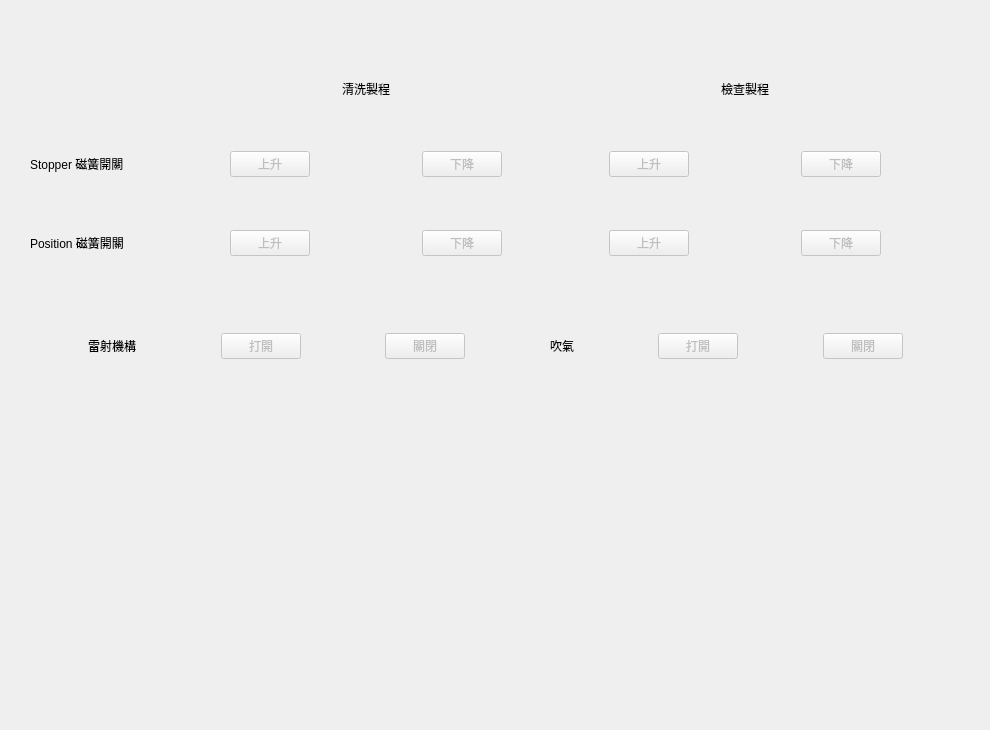
    <widget class="QWidget" name="tab_2">
     <attribute name="title">
      <string>手動控制</string>
     </attribute>
     <widget class="QWidget" name="horizontalLayoutWidget_7">
      <property name="geometry">
       <rect>
        <x>10</x>
        <y>10</y>
        <width>971</width>
        <height>41</height>
       </rect>
      </property>
      <layout class="QHBoxLayout" name="horizontalLayout_7">
       <item>
        <spacer name="verticalSpacer_11">
         <property name="orientation">
          <enum>Qt::Vertical</enum>
         </property>
         <property name="sizeHint" stdset="0">
          <size>
           <width>20</width>
           <height>40</height>
          </size>
         </property>
        </spacer>
       </item>
      </layout>
     </widget>
     <widget class="QWidget" name="gridLayoutWidget_2">
      <property name="geometry">
       <rect>
        <x>10</x>
        <y>60</y>
        <width>971</width>
        <height>196</height>
       </rect>
      </property>
      <layout class="QGridLayout" name="gridLayout_2">
       <item row="6" column="10">
        <widget class="QPushButton" name="check_fixed_position_CYL_down_btn">
         <property name="enabled">
          <bool>false</bool>
         </property>
         <property name="text">
          <string>下降</string>
         </property>
        </widget>
       </item>
       <item row="6" column="8">
        <widget class="QPushButton" name="check_fixed_position_CYL_up_btn">
         <property name="enabled">
          <bool>false</bool>
         </property>
         <property name="text">
          <string>上升</string>
         </property>
        </widget>
       </item>
       <item row="6" column="6">
        <widget class="QPushButton" name="clean_fixed_position_CYL_down_btn">
         <property name="enabled">
          <bool>false</bool>
         </property>
         <property name="text">
          <string>下降</string>
         </property>
        </widget>
       </item>
       <item row="4" column="4">
        <widget class="QPushButton" name="clean_stopper_cyl_up_btn">
         <property name="enabled">
          <bool>false</bool>
         </property>
         <property name="text">
          <string>上升</string>
         </property>
        </widget>
       </item>
       <item row="0" column="11">
        <spacer name="horizontalSpacer_18">
         <property name="orientation">
          <enum>Qt::Horizontal</enum>
         </property>
         <property name="sizeHint" stdset="0">
          <size>
           <width>40</width>
           <height>20</height>
          </size>
         </property>
        </spacer>
       </item>
       <item row="4" column="2" alignment="Qt::AlignHCenter">
        <widget class="QLabel" name="label_2">
         <property name="text">
          <string>Stopper 磁簧開關</string>
         </property>
        </widget>
       </item>
       <item row="6" column="2" alignment="Qt::AlignHCenter">
        <widget class="QLabel" name="label_4">
         <property name="text">
          <string>Position 磁簧開關</string>
         </property>
        </widget>
       </item>
       <item row="0" column="9">
        <spacer name="horizontalSpacer_22">
         <property name="orientation">
          <enum>Qt::Horizontal</enum>
         </property>
         <property name="sizeHint" stdset="0">
          <size>
           <width>40</width>
           <height>20</height>
          </size>
         </property>
        </spacer>
       </item>
       <item row="0" column="3">
        <spacer name="horizontalSpacer_23">
         <property name="orientation">
          <enum>Qt::Horizontal</enum>
         </property>
         <property name="sizeHint" stdset="0">
          <size>
           <width>40</width>
           <height>20</height>
          </size>
         </property>
        </spacer>
       </item>
       <item row="0" column="5">
        <spacer name="horizontalSpacer_24">
         <property name="orientation">
          <enum>Qt::Horizontal</enum>
         </property>
         <property name="sizeHint" stdset="0">
          <size>
           <width>40</width>
           <height>20</height>
          </size>
         </property>
        </spacer>
       </item>
       <item row="5" column="0">
        <spacer name="verticalSpacer_13">
         <property name="orientation">
          <enum>Qt::Vertical</enum>
         </property>
         <property name="sizeHint" stdset="0">
          <size>
           <width>20</width>
           <height>40</height>
          </size>
         </property>
        </spacer>
       </item>
       <item row="0" column="7">
        <spacer name="horizontalSpacer_21">
         <property name="orientation">
          <enum>Qt::Horizontal</enum>
         </property>
         <property name="sizeHint" stdset="0">
          <size>
           <width>40</width>
           <height>20</height>
          </size>
         </property>
        </spacer>
       </item>
       <item row="4" column="6">
        <widget class="QPushButton" name="clean_stopper_cyl_down_btn">
         <property name="enabled">
          <bool>false</bool>
         </property>
         <property name="text">
          <string>下降</string>
         </property>
        </widget>
       </item>
       <item row="1" column="5" alignment="Qt::AlignHCenter">
        <widget class="QLabel" name="label_17">
         <property name="text">
          <string>清洗製程</string>
         </property>
        </widget>
       </item>
       <item row="1" column="9" alignment="Qt::AlignHCenter">
        <widget class="QLabel" name="label_20">
         <property name="text">
          <string>檢查製程</string>
         </property>
        </widget>
       </item>
       <item row="4" column="10">
        <widget class="QPushButton" name="check_stopper_cyl_down_btn">
         <property name="enabled">
          <bool>false</bool>
         </property>
         <property name="text">
          <string>下降</string>
         </property>
        </widget>
       </item>
       <item row="4" column="8">
        <widget class="QPushButton" name="check_stopper_cyl_up_btn">
         <property name="enabled">
          <bool>false</bool>
         </property>
         <property name="text">
          <string>上升</string>
         </property>
        </widget>
       </item>
       <item row="6" column="4">
        <widget class="QPushButton" name="clean_fixed_position_CYL_up_btn">
         <property name="enabled">
          <bool>false</bool>
         </property>
         <property name="text">
          <string>上升</string>
         </property>
        </widget>
       </item>
       <item row="2" column="0">
        <spacer name="verticalSpacer_12">
         <property name="orientation">
          <enum>Qt::Vertical</enum>
         </property>
         <property name="sizeHint" stdset="0">
          <size>
           <width>20</width>
           <height>40</height>
          </size>
         </property>
        </spacer>
       </item>
      </layout>
     </widget>
     <widget class="QWidget" name="horizontalLayoutWidget_8">
      <property name="geometry">
       <rect>
        <x>10</x>
        <y>260</y>
        <width>971</width>
        <height>41</height>
       </rect>
      </property>
      <layout class="QHBoxLayout" name="horizontalLayout_8">
       <item>
        <spacer name="verticalSpacer_18">
         <property name="orientation">
          <enum>Qt::Vertical</enum>
         </property>
         <property name="sizeHint" stdset="0">
          <size>
           <width>20</width>
           <height>40</height>
          </size>
         </property>
        </spacer>
       </item>
      </layout>
     </widget>
     <widget class="QWidget" name="gridLayoutWidget_3">
      <property name="geometry">
       <rect>
        <x>10</x>
        <y>310</y>
        <width>971</width>
        <height>52</height>
       </rect>
      </property>
      <layout class="QGridLayout" name="gridLayout_4">
       <item row="0" column="6">
        <spacer name="horizontalSpacer_35">
         <property name="orientation">
          <enum>Qt::Horizontal</enum>
         </property>
         <property name="sizeHint" stdset="0">
          <size>
           <width>40</width>
           <height>20</height>
          </size>
         </property>
        </spacer>
       </item>
       <item row="0" column="2">
        <spacer name="horizontalSpacer_33">
         <property name="orientation">
          <enum>Qt::Horizontal</enum>
         </property>
         <property name="sizeHint" stdset="0">
          <size>
           <width>40</width>
           <height>20</height>
          </size>
         </property>
        </spacer>
       </item>
       <item row="2" column="7">
        <widget class="QLabel" name="label_23">
         <property name="text">
          <string>吹氣</string>
         </property>
        </widget>
       </item>
       <item row="2" column="5">
        <widget class="QPushButton" name="laser_off_btn">
         <property name="enabled">
          <bool>false</bool>
         </property>
         <property name="text">
          <string>關閉</string>
         </property>
        </widget>
       </item>
       <item row="2" column="12">
        <widget class="QPushButton" name="blow_air_off_btn">
         <property name="enabled">
          <bool>false</bool>
         </property>
         <property name="text">
          <string>關閉</string>
         </property>
        </widget>
       </item>
       <item row="0" column="11">
        <spacer name="horizontalSpacer_32">
         <property name="orientation">
          <enum>Qt::Horizontal</enum>
         </property>
         <property name="sizeHint" stdset="0">
          <size>
           <width>40</width>
           <height>20</height>
          </size>
         </property>
        </spacer>
       </item>
       <item row="0" column="8">
        <spacer name="horizontalSpacer_37">
         <property name="orientation">
          <enum>Qt::Horizontal</enum>
         </property>
         <property name="sizeHint" stdset="0">
          <size>
           <width>40</width>
           <height>20</height>
          </size>
         </property>
        </spacer>
       </item>
       <item row="0" column="13">
        <spacer name="horizontalSpacer_39">
         <property name="orientation">
          <enum>Qt::Horizontal</enum>
         </property>
         <property name="sizeHint" stdset="0">
          <size>
           <width>40</width>
           <height>20</height>
          </size>
         </property>
        </spacer>
       </item>
       <item row="0" column="4">
        <spacer name="horizontalSpacer_34">
         <property name="orientation">
          <enum>Qt::Horizontal</enum>
         </property>
         <property name="sizeHint" stdset="0">
          <size>
           <width>40</width>
           <height>20</height>
          </size>
         </property>
        </spacer>
       </item>
       <item row="2" column="9">
        <widget class="QPushButton" name="blow_air_on_btn">
         <property name="enabled">
          <bool>false</bool>
         </property>
         <property name="text">
          <string>打開</string>
         </property>
        </widget>
       </item>
       <item row="2" column="3">
        <widget class="QPushButton" name="laser_on_btn">
         <property name="enabled">
          <bool>false</bool>
         </property>
         <property name="text">
          <string>打開</string>
         </property>
        </widget>
       </item>
       <item row="2" column="1">
        <widget class="QLabel" name="label_19">
         <property name="text">
          <string>雷射機構</string>
         </property>
        </widget>
       </item>
       <item row="0" column="0">
        <spacer name="horizontalSpacer_36">
         <property name="orientation">
          <enum>Qt::Horizontal</enum>
         </property>
         <property name="sizeHint" stdset="0">
          <size>
           <width>40</width>
           <height>20</height>
          </size>
         </property>
        </spacer>
       </item>
      </layout>
     </widget>
     <widget class="QWidget" name="horizontalLayoutWidget_9">
      <property name="geometry">
       <rect>
        <x>10</x>
        <y>370</y>
        <width>971</width>
        <height>351</height>
       </rect>
      </property>
      <layout class="QHBoxLayout" name="horizontalLayout_9">
       <item>
        <spacer name="verticalSpacer_19">
         <property name="orientation">
          <enum>Qt::Vertical</enum>
         </property>
         <property name="sizeHint" stdset="0">
          <size>
           <width>20</width>
           <height>40</height>
          </size>
         </property>
        </spacer>
       </item>
      </layout>
     </widget>
    </widget>
